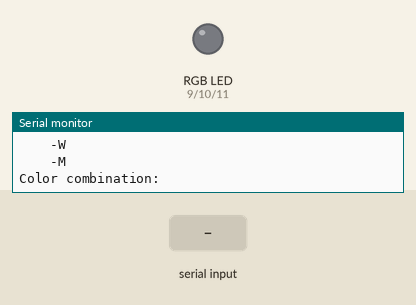
A sketch run on a simulated Arduino Uno, built with avr-gcc and run on an emulated ATmega328P. On the bench: an RGB LED mixed from three pins (HIGH = lit), the last lines printed to the serial monitor. The inputs (shaded band) are chosen by the test bench. Dim RGB values are drawn brighter than linear.

Above: at 1.2 s.
1.3 s: "R" received over Serial
At 2.0 s:
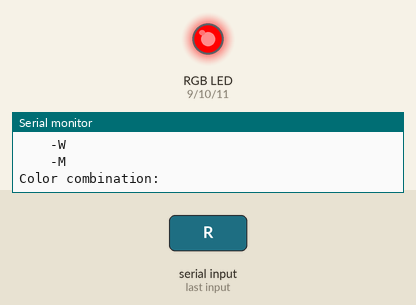
2.8 s: "Y" received over Serial
At 3.1 s:
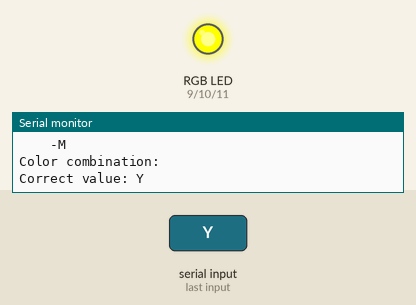
4.3 s: "G" received over Serial
At 5.4 s:
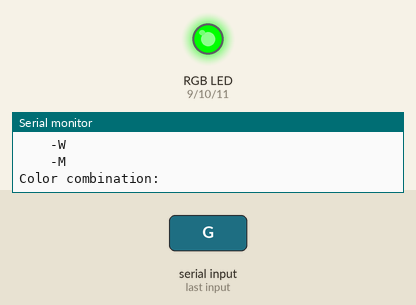
5.8 s: "B" received over Serial
At 6.6 s:
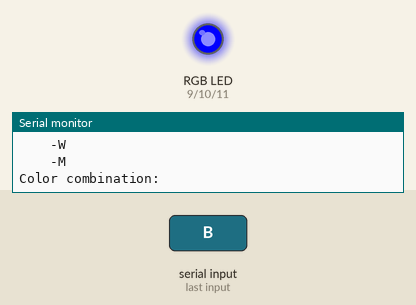
7.3 s: "C" received over Serial
At 7.7 s:
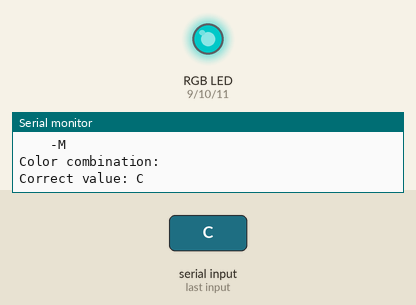
8.8 s: "M" received over Serial
At 10.1 s:
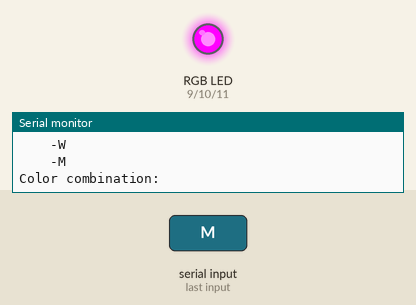
Timing chart, 0 to 11.3 s (numbered marks = the images above; inputs shaded):
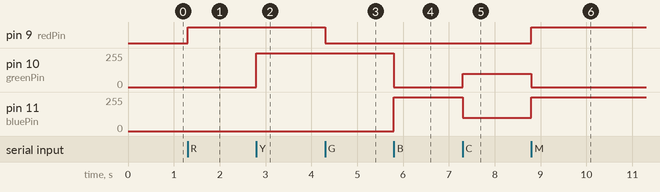

The sketch:

extra.ino
```cpp
//   ________________________________________________________________________
//  /  Name: Kyler Visser               Extra             Date:  2023-09-21  \
//  |                                                                        |
//  |                                Description                             |
//  |                                                                        |
//  |   This program utalizes an RGB LED and the serial line. The program    |
//  |  will ask for a color to display to the user then it will display the  |
//  |   selected color however if the color entered is wrong or invaild we   |
//  |                      will not accept the input.                        |
//  \________________________________________________________________________/

//  ------------------------
//    Initalize vairables.
//  ------------------------
int redPin = 9;
int bluePin = 11;
int greenPin = 10;
bool sent = false;
int displayTime = 500;

//  ------------------------------
//    Create a RGB color value
//  ------------------------------
struct rgbColor {
    int R;
    int G;
    int B;
};

//  ------------------------------------
//    Initalize RGB values for colors.
//  ------------------------------------
rgbColor colors[] = {
    {255, 0, 0},        // Red
    {255, 255, 0},      // Yellow
    {0, 255, 0},        // Green
    {0, 0, 255},        // Blue
    {0, 100, 100},      // Cyan
    {255, 0, 255},      // Magenta
    {255, 255, 255},    // White
};

//  ----------------------------------
//    Initalize allowed color chars.
//  ----------------------------------
char colorLetters[] = {
    'R',
    'G',
    'B',
    'C',
    'Y',
    'W',
    'M'
};


//  -----------------------------
//    Setup pins and the Serial
//             monitor.
//  -----------------------------
void setup() {
    Serial.begin(9600);
    pinMode(redPin, OUTPUT);
    pinMode(bluePin, OUTPUT);
    pinMode(greenPin, OUTPUT);
}

//  ----------------------
//    Main program loop.
//  ----------------------
void loop() {
    ask();
    while (Serial.available() > 0) {
        int incomingBytes = Serial.read();
        if (vaildInput(incomingBytes)) {
            display(incomingBytes);
            delay(displayTime);
        } else {
            break;
        }
        sent = false;
    }
}


//  ------------------------------
//    Validate the input that is
//    given to us by checking if
//     its in the colorLetters
//              array.
//  ------------------------------
bool vaildInput(int input) {
    for (int i=0; i<sizeof(colorLetters); i++) {
        if (colorLetters[i] == input) {
            Serial.print("Correct value: ");
            Serial.println(colorLetters[i]);
            return true;
        }
    }
    Serial.print("Incorect value: ");
    Serial.println(input);
    return false;
}

//  -------------------------------
//    Used to display the correct
//     color based on the input
//              given.
//  -------------------------------
void display(int input) {
    switch (input) {
        case 'R':
            RGB(colors[0].R, colors[0].G, colors[0].B);
            break;

        case 'Y':
            RGB(colors[1].R, colors[1].G, colors[1].B);
            break;

        case 'G':
            RGB(colors[2].R, colors[2].G, colors[2].B);
            break;

        case 'B':
            RGB(colors[3].R, colors[3].G, colors[3].B);
            break;

        case 'C':
            RGB(colors[4].R, colors[4].G, colors[4].B);
            break;

        case 'M':
            RGB(colors[5].R, colors[5].G, colors[5].B);
            break;

        case 'W':
            RGB(colors[5].R, colors[5].G, colors[5].B);
            break;

        default:
            break;
    }
}

//  -----------------------------
//    Ask user what color combo
//           they want.
//  -----------------------------
void ask() {
    if (!sent) {
        Serial.println("\nEnter a combination of the following colors to be displayed:");
        for (int i=0; i<sizeof(colorLetters); i++) {
            Serial.print("    -");
            Serial.println(colorLetters[i]);
        }
        Serial.println("Color combination: ");
        sent = true;
    }
}

//  --------------------------------
//    Display RGB code on the LED.
//  --------------------------------
void RGB(int R, int G, int B) {
    analogWrite(redPin, R);
    analogWrite(greenPin, G);
    analogWrite(bluePin, B);
}
```

Measured:
- after the input at 1.3 s, pin 9 (redPin): LOW → HIGH at once
- after the input at 2.8 s, pin 10 (greenPin): 0/255 → 255/255 at once
- after the input at 4.3 s, pin 9 (redPin): HIGH → LOW at once
- after the input at 5.8 s, pin 10 (greenPin): 255/255 → 0/255 at once; pin 11 (bluePin): 0/255 → 255/255 at once
- after the input at 7.3 s, pin 10 (greenPin): 0/255 → 100/255 at once; pin 11 (bluePin): 255/255 → 100/255 at once
- after the input at 8.8 s, pin 9 (redPin): LOW → HIGH at once; pin 10 (greenPin): 100/255 → 0/255 at once; pin 11 (bluePin): 100/255 → 255/255 at once
